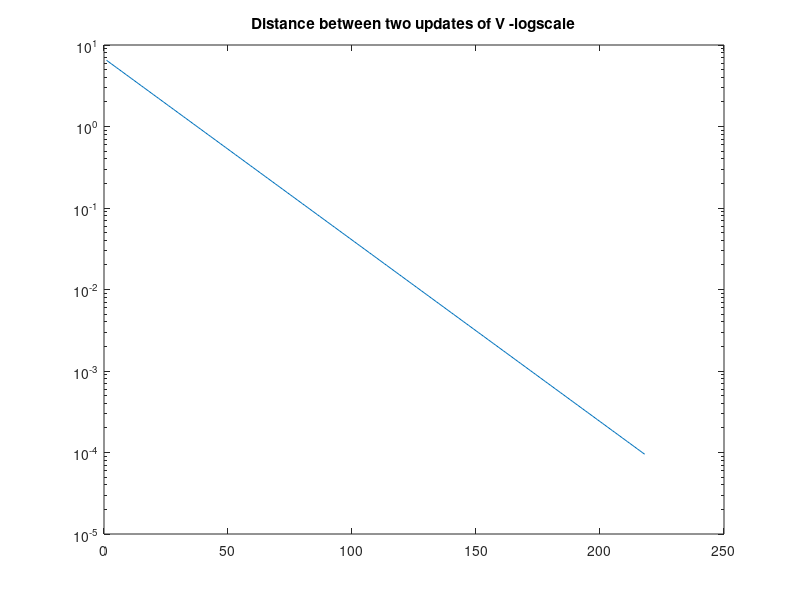
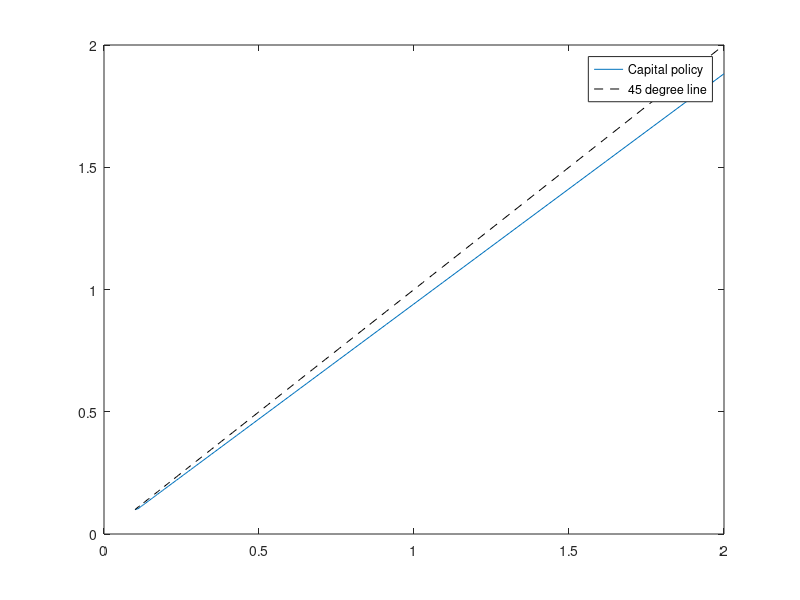

Recreate these plots in MATLAB, in order.
%% Solve the Cake eating problem

clc
clear
close all

%% Define Numerical Parameters
mpar.nk   = 100;  % number of points on the capital grid
mpar.nz   = 1;    % number of points on the productivity grid
mpar.mink = 0.1;  % lowest point on the capital grid
mpar.maxk = 2;    % highest point on the capital grid
mpar.crit = 1e-4; % Precision up to which to solve the value function

%% Define Economic parameters
par.beta  = 0.95; % Discount factor
par.alpha = 1;    % Curvature of production function
par.gamma = 1;    % Coefficient of relative risk aversion
par.delta = 1;    % Depreciation
par.cmin  = exp(-6.5);

prob.z     = 1;    % Transition probabilities for productivity
%% Display Model
TablePar={'Discount Factor:', par.beta; 'Returns to Scale', par.alpha; ...
    'Relative Risk Aversion', par.gamma; 'Depreciation', par.delta};

TablePar
%% Define utility functions

if par.gamma ==1
    util  = @(c)log(c);
    mutil = @(c) 1./c;
else
    util  = @(c) 1/(1-par.gamma).*c.^(1-par.gamma);
    mutil = @(c) 1./(c.^par.gamma);
end

%% Produce grids
grid.k = exp(linspace(log(mpar.mink),log(mpar.maxk),mpar.nk));
grid.z = 1;

%% Calculate Consumption and Utility for Capital Choices
[meshes.k,  meshes.kprime, meshes.z]= ndgrid(grid.k,grid.k,grid.z);
Y = meshes.z.*meshes.k.^par.alpha + (1-par.delta).*meshes.k;
C = Y-meshes.kprime;

U      = util(C); %Dimensions k x k' x z
U(C<0) = -Inf; % Disallow negative consumption
U(C>=0&C<par.cmin) = util(par.cmin); % Rig consumption level for the lowest consumption

%% Value Function Iteration

V     = zeros(mpar.nk,mpar.nz);
dist  = 9999;
count = 1;
while dist(count)>mpar.crit
    count       = count+1;                % count the number of iterations
    EV          = par.beta* V* prob.z';   % Calculate expected continuation value
    EVfull      = repmat(reshape(EV,[1 mpar.nk mpar.nz]),[mpar.nk 1 1]); % Copy Value to second dimension
    Vnew        = max(U + EVfull,[],2);   % Update Value Function
    dist(count) = max(abs(Vnew(:)-V(:))); % Calculate distance between old guess and update
    V           = squeeze(Vnew);          % Copy update to value function
end

%% Produce Policy functions
[~,policy]  = max(U + EVfull,[],2);
kprime      = grid.k(squeeze(policy));

%% Plots

figure(1)
semilogy((dist(2:end)))
title('Distance between two updates of V -logscale')

figure(2)
plot(grid.k,kprime)
hold on
plot(grid.k,grid.k,'k--')
legend({'Capital policy','45 degree line'})
